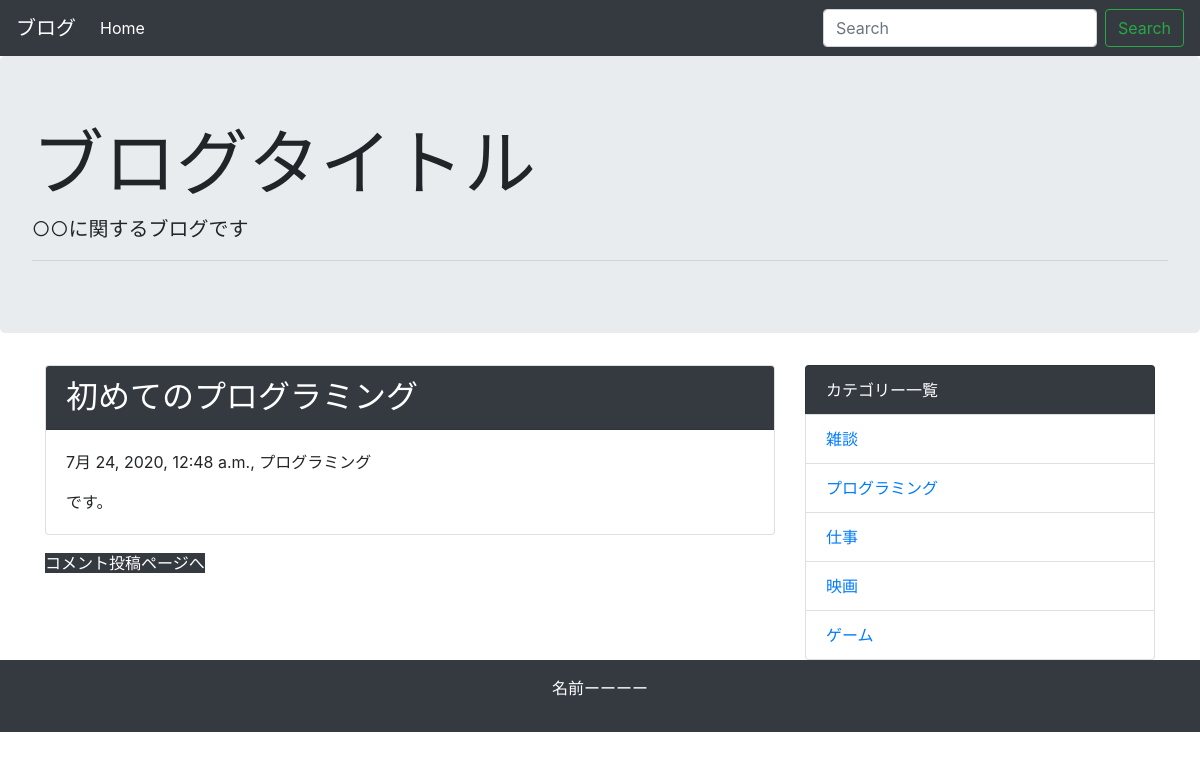
The page /detail/2/ on the database its author committed.
### blog/models.py (models this page shows, shortened)
class Post(models.Model):
    title = models.CharField('タイトル', max_length=30)
    text = models.TextField('本文')
    created_at = models.DateTimeField('作成日', default=timezone.now)
    category = models.ForeignKey(Category, verbose_name='カテゴリ',
                                 on_delete=models.PROTECT)

class Category(models.Model):
    name = models.CharField('カテゴリ名', max_length=255)
    created_at = models.DateTimeField('作成日', default=timezone.now)
    def __str__(self):
        return self.name

### blog/views.py (the view)
# urls.py: path('detail/<int:pk>/', views.DetailView.as_view(), name='detail'),
class DetailView(generic.DetailView):
    model = Post

### blog/context_processors.py (called while the page is built)
def common(request):
    context = {
        'category_list': Category.objects.all()
    }
    return context

### blog/templates/blog/post_detail.html (shortened to what this page needs)
{% extends 'blog/base.html' %}
{% block content %}
    <div class="card mb-3">
        <h2 class="card-header bg-dark text-white">{{ post.title }}</h2>
        <div class="card-body">
            <p>{{ post.created_at }}, {{ post.category }}</p>
            {{ post.text | linebreaksbr | urlize }}
        </div>
    </div>
    <a class="'btn btn-dark"
       href="{% url 'blog:comment' post.pk %}">コメント投稿ページへ</a>
{% endblock %}

### blog/templates/blog/base.html (shortened to what this page needs)
<!doctype html>
<html lang="ja">
<head>
    <link rel="stylesheet"
          href="https://maxcdn.bootstrapcdn.com/bootstrap/4.0.0-beta.2/css/bootstrap.min.css"
>
</head>
<body>
<nav class="navbar navbar-expand-lg navbar-dark bg-dark">
    <a class="navbar-brand" href="#">ブログ</a>
    <div class="collapse navbar-collapse" id="navbarSupportedContent">
        <ul class="navbar-nav mr-auto">
            <li class="nav-item active">
                <a class="nav-link" href="{% url 'blog:index' %}">Home </a>
            </li>
        </ul>
        <form class="form-inline my-2 my-lg-0" method="GET"
              action="{% url 'blog:index' %}">
            <input class="form-control mr-sm-2" type="text" placeholder="Search"
                   aria-label="Search" name="keyword">
            <button class="btn btn-outline-success my-2 my-sm-0" type="submit">
                Search
            </button>
        </form>
    </div>
</nav>
<div class="jumbotron">
    <h1 class="display-3">ブログタイトル</h1>
    <p class="lead">○○に関するブログです</p>
    <hr class="my-2">
</div>
<div class="container">
    <div class="row">
        <div class="col-md-8">
            {% block content %}
            {% endblock %}
        </div>
        <div class="col-md-4">
            <ul class="list-group">
                <li class="list-group-item bg-dark text-white">カテゴリー一覧</li>
                {% for category in category_list %}
                    <li class="list-group-item"><a
                            href="{% url 'blog:category' category.pk %}"> {{ category }}</a>
                    </li>
                {% endfor %}
            </ul>
        </div>
    </div>
</div>
<footer class="bg-dark text-white text-center py-3">
    <p>名前ーーーー</p>
</footer>
</body>
</html>

### rows shown on the page
Post: title "初めてのプログラミング", created_at "7月 24, 2020, 12:48 a.m.", category "プログラミング", text "です。"
Category: name "雑談"
Category: name "プログラミング"
Category: name "仕事"
Category: name "映画"
Category: name "ゲーム"
